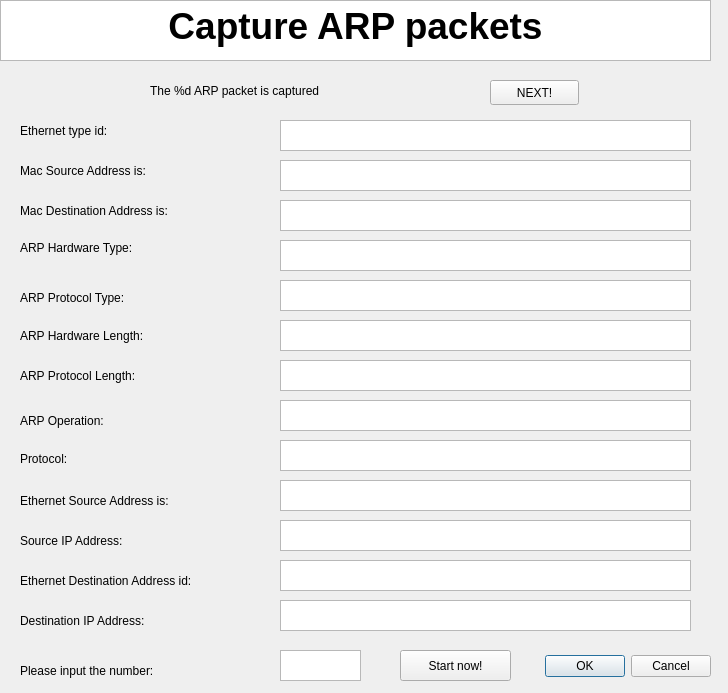
<?xml version="1.0" encoding="UTF-8"?>
<ui version="4.0">
 <class>Dialog_arp</class>
 <widget class="QDialog" name="Dialog_arp">
  <property name="geometry">
   <rect>
    <x>0</x>
    <y>0</y>
    <width>728</width>
    <height>693</height>
   </rect>
  </property>
  <property name="windowTitle">
   <string>Capture ARP packets</string>
  </property>
  <widget class="QDialogButtonBox" name="buttonBox">
   <property name="geometry">
    <rect>
     <x>370</x>
     <y>650</y>
     <width>341</width>
     <height>32</height>
    </rect>
   </property>
   <property name="orientation">
    <enum>Qt::Horizontal</enum>
   </property>
   <property name="standardButtons">
    <set>QDialogButtonBox::Cancel|QDialogButtonBox::Ok</set>
   </property>
  </widget>
  <widget class="QTextEdit" name="textEdit">
   <property name="geometry">
    <rect>
     <x>0</x>
     <y>0</y>
     <width>711</width>
     <height>61</height>
    </rect>
   </property>
   <property name="html">
    <string>&lt;!DOCTYPE HTML PUBLIC &quot;-//W3C//DTD HTML 4.0//EN&quot; &quot;http://www.w3.org/TR/REC-html40/strict.dtd&quot;&gt;
&lt;html&gt;&lt;head&gt;&lt;meta name=&quot;qrichtext&quot; content=&quot;1&quot; /&gt;&lt;style type=&quot;text/css&quot;&gt;
p, li { white-space: pre-wrap; }
&lt;/style&gt;&lt;/head&gt;&lt;body style=&quot; font-family:'Ubuntu'; font-size:11pt; font-weight:400; font-style:normal;&quot;&gt;
&lt;p align=&quot;center&quot; style=&quot; margin-top:0px; margin-bottom:0px; margin-left:0px; margin-right:0px; -qt-block-indent:0; text-indent:0px;&quot;&gt;&lt;span style=&quot; font-size:28pt; font-weight:600;&quot;&gt;Capture ARP packets&lt;/span&gt;&lt;/p&gt;&lt;/body&gt;&lt;/html&gt;</string>
   </property>
  </widget>
  <widget class="QLabel" name="order">
   <property name="geometry">
    <rect>
     <x>150</x>
     <y>80</y>
     <width>341</width>
     <height>21</height>
    </rect>
   </property>
   <property name="text">
    <string>The %d ARP packet is captured</string>
   </property>
  </widget>
  <widget class="QLabel" name="label_2">
   <property name="geometry">
    <rect>
     <x>20</x>
     <y>120</y>
     <width>131</width>
     <height>21</height>
    </rect>
   </property>
   <property name="text">
    <string>Ethernet type id:</string>
   </property>
  </widget>
  <widget class="QLabel" name="label_3">
   <property name="geometry">
    <rect>
     <x>20</x>
     <y>160</y>
     <width>171</width>
     <height>21</height>
    </rect>
   </property>
   <property name="text">
    <string>Mac Source Address is: </string>
   </property>
  </widget>
  <widget class="QLabel" name="label_4">
   <property name="geometry">
    <rect>
     <x>20</x>
     <y>200</y>
     <width>201</width>
     <height>21</height>
    </rect>
   </property>
   <property name="text">
    <string>Mac Destination Address is: </string>
   </property>
  </widget>
  <widget class="QLabel" name="label_5">
   <property name="geometry">
    <rect>
     <x>20</x>
     <y>240</y>
     <width>181</width>
     <height>16</height>
    </rect>
   </property>
   <property name="text">
    <string>ARP Hardware Type:</string>
   </property>
  </widget>
  <widget class="QLabel" name="label_6">
   <property name="geometry">
    <rect>
     <x>20</x>
     <y>290</y>
     <width>171</width>
     <height>16</height>
    </rect>
   </property>
   <property name="text">
    <string>ARP Protocol Type:</string>
   </property>
  </widget>
  <widget class="QLabel" name="label_7">
   <property name="geometry">
    <rect>
     <x>20</x>
     <y>320</y>
     <width>161</width>
     <height>31</height>
    </rect>
   </property>
   <property name="text">
    <string>ARP Hardware Length:</string>
   </property>
  </widget>
  <widget class="QLabel" name="label_8">
   <property name="geometry">
    <rect>
     <x>20</x>
     <y>360</y>
     <width>161</width>
     <height>31</height>
    </rect>
   </property>
   <property name="text">
    <string>ARP Protocol Length:</string>
   </property>
  </widget>
  <widget class="QLabel" name="label_9">
   <property name="geometry">
    <rect>
     <x>20</x>
     <y>410</y>
     <width>141</width>
     <height>21</height>
    </rect>
   </property>
   <property name="text">
    <string>ARP Operation:</string>
   </property>
  </widget>
  <widget class="QLabel" name="label_10">
   <property name="geometry">
    <rect>
     <x>20</x>
     <y>450</y>
     <width>67</width>
     <height>17</height>
    </rect>
   </property>
   <property name="text">
    <string>Protocol:</string>
   </property>
  </widget>
  <widget class="QLabel" name="label_11">
   <property name="geometry">
    <rect>
     <x>20</x>
     <y>490</y>
     <width>201</width>
     <height>21</height>
    </rect>
   </property>
   <property name="text">
    <string>Ethernet Source Address is:</string>
   </property>
  </widget>
  <widget class="QLabel" name="label_12">
   <property name="geometry">
    <rect>
     <x>20</x>
     <y>530</y>
     <width>191</width>
     <height>21</height>
    </rect>
   </property>
   <property name="text">
    <string>Source IP Address:</string>
   </property>
  </widget>
  <widget class="QLabel" name="label_13">
   <property name="geometry">
    <rect>
     <x>20</x>
     <y>570</y>
     <width>231</width>
     <height>21</height>
    </rect>
   </property>
   <property name="text">
    <string>Ethernet Destination Address id:</string>
   </property>
  </widget>
  <widget class="QLabel" name="label_14">
   <property name="geometry">
    <rect>
     <x>20</x>
     <y>610</y>
     <width>211</width>
     <height>21</height>
    </rect>
   </property>
   <property name="text">
    <string>Destination IP Address:</string>
   </property>
  </widget>
  <widget class="QTextEdit" name="te_id">
   <property name="geometry">
    <rect>
     <x>280</x>
     <y>120</y>
     <width>411</width>
     <height>31</height>
    </rect>
   </property>
  </widget>
  <widget class="QTextEdit" name="te_mac_source">
   <property name="geometry">
    <rect>
     <x>280</x>
     <y>160</y>
     <width>411</width>
     <height>31</height>
    </rect>
   </property>
  </widget>
  <widget class="QTextEdit" name="te_mac_des">
   <property name="geometry">
    <rect>
     <x>280</x>
     <y>200</y>
     <width>411</width>
     <height>31</height>
    </rect>
   </property>
  </widget>
  <widget class="QTextEdit" name="te_ht">
   <property name="geometry">
    <rect>
     <x>280</x>
     <y>240</y>
     <width>411</width>
     <height>31</height>
    </rect>
   </property>
  </widget>
  <widget class="QTextEdit" name="te_pt">
   <property name="geometry">
    <rect>
     <x>280</x>
     <y>280</y>
     <width>411</width>
     <height>31</height>
    </rect>
   </property>
  </widget>
  <widget class="QTextEdit" name="te_hl">
   <property name="geometry">
    <rect>
     <x>280</x>
     <y>320</y>
     <width>411</width>
     <height>31</height>
    </rect>
   </property>
  </widget>
  <widget class="QTextEdit" name="te_pl">
   <property name="geometry">
    <rect>
     <x>280</x>
     <y>360</y>
     <width>411</width>
     <height>31</height>
    </rect>
   </property>
  </widget>
  <widget class="QTextEdit" name="te_operation">
   <property name="geometry">
    <rect>
     <x>280</x>
     <y>400</y>
     <width>411</width>
     <height>31</height>
    </rect>
   </property>
  </widget>
  <widget class="QTextEdit" name="te_protocol">
   <property name="geometry">
    <rect>
     <x>280</x>
     <y>440</y>
     <width>411</width>
     <height>31</height>
    </rect>
   </property>
  </widget>
  <widget class="QTextEdit" name="te_eth_source">
   <property name="geometry">
    <rect>
     <x>280</x>
     <y>480</y>
     <width>411</width>
     <height>31</height>
    </rect>
   </property>
  </widget>
  <widget class="QTextEdit" name="te_ip_source">
   <property name="geometry">
    <rect>
     <x>280</x>
     <y>520</y>
     <width>411</width>
     <height>31</height>
    </rect>
   </property>
  </widget>
  <widget class="QTextEdit" name="te_eth_des">
   <property name="geometry">
    <rect>
     <x>280</x>
     <y>560</y>
     <width>411</width>
     <height>31</height>
    </rect>
   </property>
  </widget>
  <widget class="QTextEdit" name="te_ip_des">
   <property name="geometry">
    <rect>
     <x>280</x>
     <y>600</y>
     <width>411</width>
     <height>31</height>
    </rect>
   </property>
  </widget>
  <widget class="QPushButton" name="btn_next">
   <property name="geometry">
    <rect>
     <x>490</x>
     <y>80</y>
     <width>89</width>
     <height>25</height>
    </rect>
   </property>
   <property name="text">
    <string>NEXT!</string>
   </property>
  </widget>
  <widget class="QPushButton" name="btn_start">
   <property name="geometry">
    <rect>
     <x>400</x>
     <y>650</y>
     <width>111</width>
     <height>31</height>
    </rect>
   </property>
   <property name="text">
    <string>Start now!</string>
   </property>
  </widget>
  <widget class="QLabel" name="label_15">
   <property name="geometry">
    <rect>
     <x>20</x>
     <y>660</y>
     <width>201</width>
     <height>21</height>
    </rect>
   </property>
   <property name="text">
    <string>Please input the number:</string>
   </property>
  </widget>
  <widget class="QTextEdit" name="te_number">
   <property name="geometry">
    <rect>
     <x>280</x>
     <y>650</y>
     <width>81</width>
     <height>31</height>
    </rect>
   </property>
  </widget>
 </widget>
 <resources/>
 <connections>
  <connection>
   <sender>buttonBox</sender>
   <signal>accepted()</signal>
   <receiver>Dialog_arp</receiver>
   <slot>accept()</slot>
   <hints>
    <hint type="sourcelabel">
     <x>248</x>
     <y>254</y>
    </hint>
    <hint type="destinationlabel">
     <x>157</x>
     <y>274</y>
    </hint>
   </hints>
  </connection>
  <connection>
   <sender>buttonBox</sender>
   <signal>rejected()</signal>
   <receiver>Dialog_arp</receiver>
   <slot>reject()</slot>
   <hints>
    <hint type="sourcelabel">
     <x>316</x>
     <y>260</y>
    </hint>
    <hint type="destinationlabel">
     <x>286</x>
     <y>274</y>
    </hint>
   </hints>
  </connection>
 </connections>
</ui>
